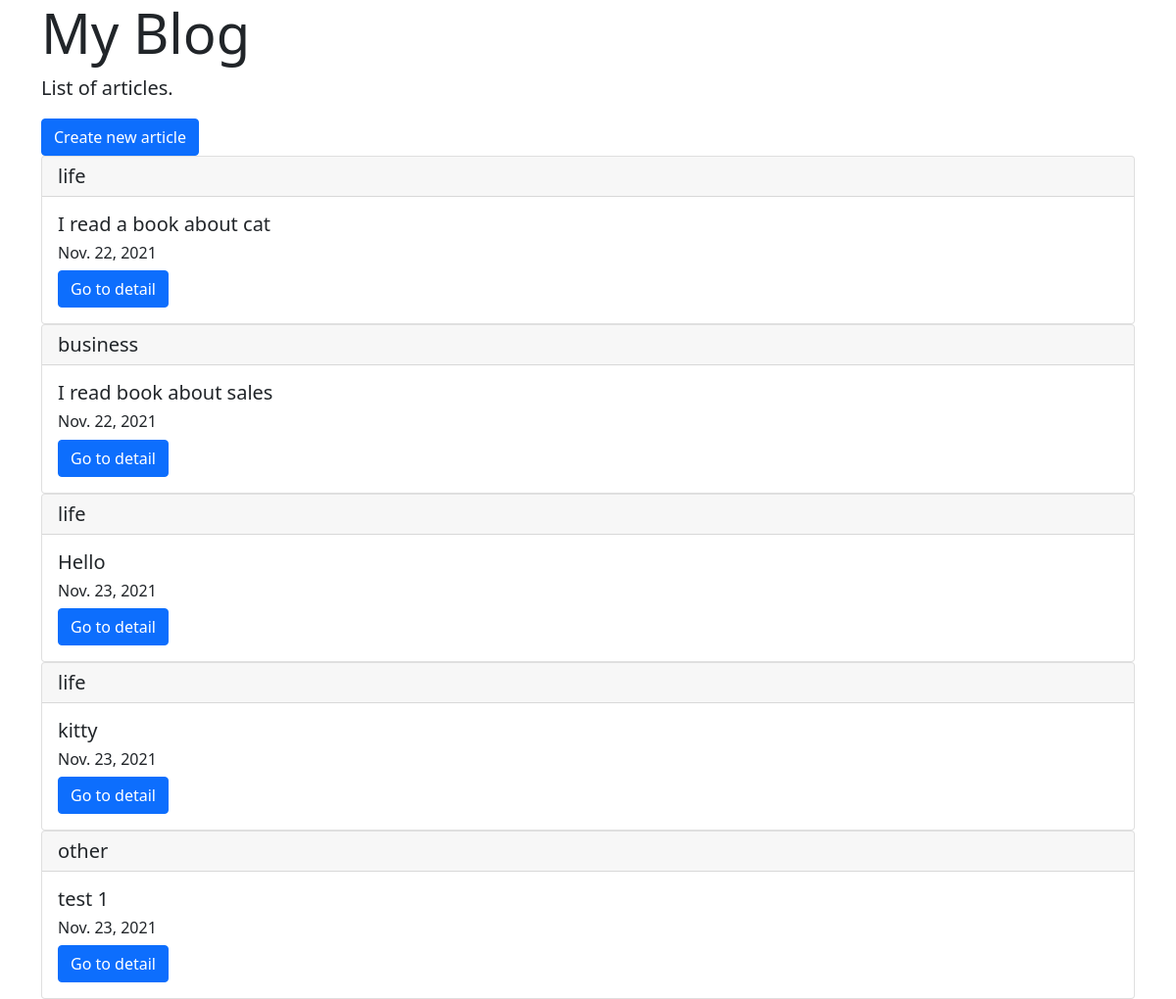
/list/, run on an earlier commit of the app's database.
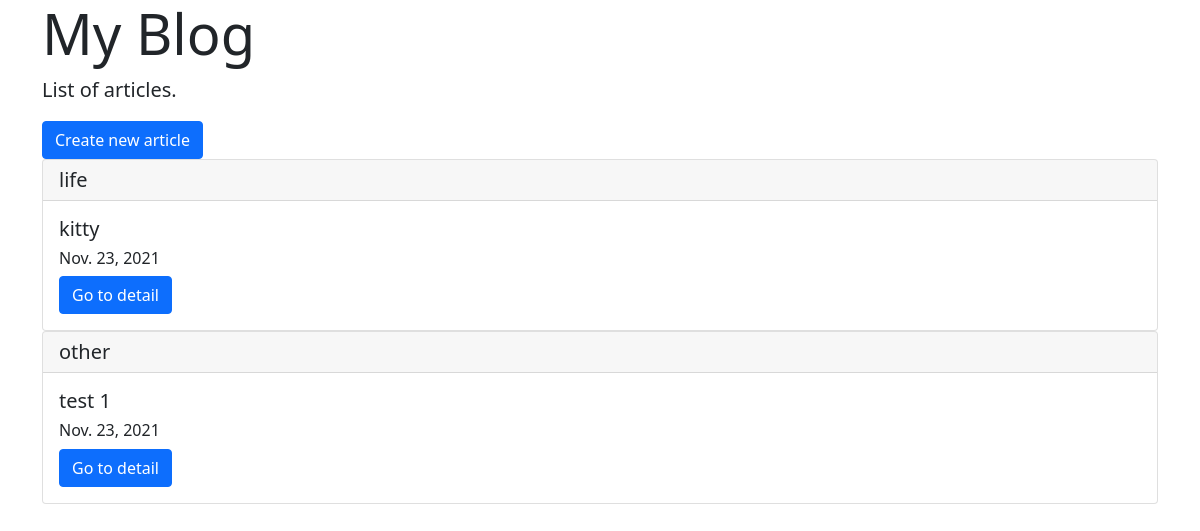
And on a later commit of the database.
### blogpost/models.py (models this page shows, shortened)
class BlogModel(models.Model):
    title = models.CharField(max_length=100)
    content = models.TextField()
    postdata = models.DateField(auto_now_add=True)
    category = models.CharField(
        max_length=50,
        choices=CATEGORY
    )

### blogpost/views.py (the view)
# urls.py: path('list/', BlogList.as_view(), name='list'),
class BlogList(ListView):
    template_name = "list.html"
    model = BlogModel

### templates/list.html
{% extends 'base.html' %} {% block header %}
<div class="jumbotron jumbotron-fluid">
  <div class="container">
    <h1 class="display-4">My Blog</h1>
    <p class="lead">List of articles.</p>
  </div>
</div>
{% endblock %} {% block content %}
<div class="container">
  <a href="{% url 'create' %}" class="btn btn-primary">Create new article</a>
  {% for item in object_list %}
  <div class="card">
    <h5 class="card-header">{{ item.category }}</h5>
    <div class="card-body">
      <h5 class="card-title">{{ item.title }}</h5>
      <h6 class="card-title">{{ item.postdata }}</h6>
      <a href="{% url 'detail' item.pk %}" class="btn btn-primary"
        >Go to detail</a
      >
    </div>
  </div>
  {% endfor %}
</div>
{% endblock %}

### templates/base.html (shortened to what this page needs)
<!DOCTYPE html>
<html lang="en">
  <head>
    <link
      href="https://cdn.jsdelivr.net/npm/bootstrap@5.1.3/dist/css/bootstrap.min.css"
      rel="stylesheet"
    />
  </head>
  <body>
    {% block header %} {% endblock %} {% block content %} {% endblock %}
  </body>
</html>

What changed in the data, as far as the page shows it:
removed BlogModel: category "life", title "I read a book about cat", postdata "Nov. 22, 2021"
removed BlogModel: category "business", title "I read book about sales", postdata "Nov. 22, 2021"
removed BlogModel: category "life", title "Hello", postdata "Nov. 23, 2021"
